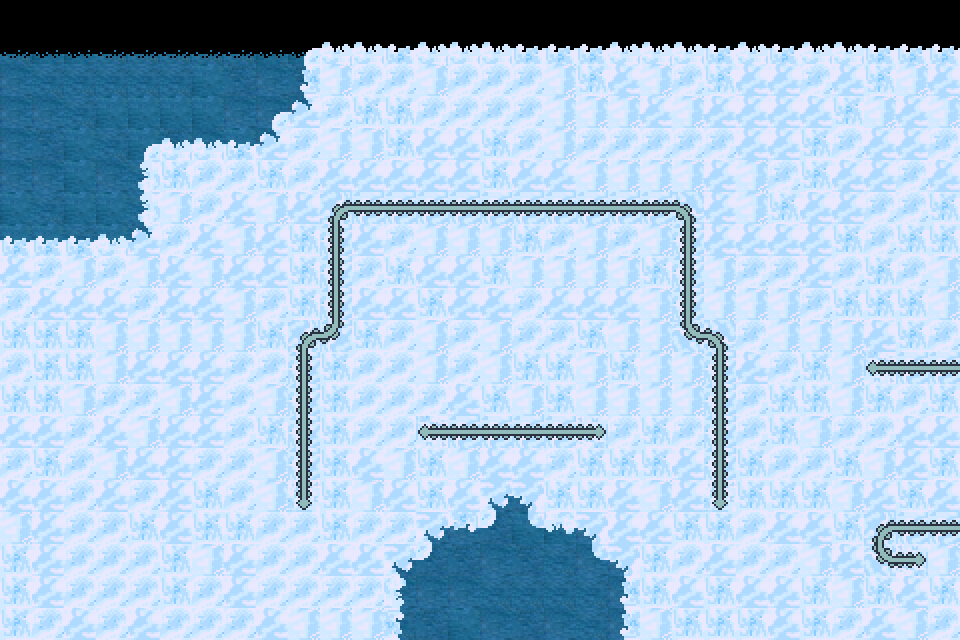

Rendered tile map (Tiled .tmx) drawn with the repository's tilesets; below, a short description and the full map source, tile grids included:
An orthogonal 30x20 tile map with 32x32 px tiles, 3 tile layers (cloudx2 water, cloudx2 base, cloudx2 collisions) and 23 objects (3x asset, 3x event, 2x div, struct1).

<map version="1.0" orientation="orthogonal" renderorder="left-down" width="30" height="20" tilewidth="32" tileheight="32">
 <tileset firstgid="1" name="tiles_2x" tilewidth="32" tileheight="32">
  <image source="../../game/assets/tiles_2x.png" width="352" height="512" />
 </tileset>
 <layer name="cloudx2 water" width="30" height="20">
  <data encoding="csv">
0,0,0,0,0,0,0,0,0,0,0,0,0,0,0,0,0,0,0,0,0,0,0,0,0,0,0,0,0,0,
33,32,32,33,33,33,33,33,32,32,0,0,0,0,0,0,0,0,0,0,0,0,0,0,0,0,0,0,0,0,
21,11,11,11,11,11,10,22,21,22,0,0,0,0,0,0,0,0,0,0,0,0,0,0,0,0,0,0,0,0,
21,21,11,10,10,10,10,21,21,21,0,0,0,0,0,0,0,0,0,0,0,0,0,0,0,0,0,0,0,0,
21,22,10,11,10,22,21,10,21,0,0,0,0,0,0,0,0,0,0,0,0,0,0,0,0,0,0,0,0,0,
21,21,10,21,11,0,0,0,0,0,0,0,0,0,0,0,0,0,0,0,0,0,0,0,0,0,0,0,0,0,
10,11,10,10,11,0,0,0,0,0,0,0,0,0,0,0,0,0,0,0,0,0,0,0,0,0,0,0,0,0,
10,10,11,10,22,0,0,0,0,0,0,0,0,0,0,0,0,0,0,0,0,0,0,0,0,0,0,0,0,0,
0,0,0,0,0,0,0,0,0,0,0,0,0,0,0,0,0,0,0,0,0,0,0,0,0,0,0,0,0,0,
0,0,0,0,0,0,0,0,0,0,0,0,0,0,0,0,0,0,0,0,0,0,0,0,0,0,0,0,0,0,
0,0,0,0,0,0,0,0,0,0,0,0,0,0,0,0,0,0,0,0,0,0,0,0,0,0,0,0,0,0,
0,0,0,0,0,0,0,0,0,0,0,0,0,0,0,0,0,0,0,0,0,0,0,0,0,0,0,0,0,0,
0,0,0,0,0,0,0,0,0,0,0,0,0,0,0,0,0,0,0,0,0,0,0,0,0,0,0,0,0,0,
0,0,0,0,0,0,0,0,0,0,0,0,0,0,0,0,0,0,0,0,0,0,0,0,0,0,0,0,0,0,
0,0,0,0,0,0,0,0,0,0,0,0,0,0,0,0,0,0,0,0,0,0,0,0,0,0,0,0,0,0,
0,0,0,0,0,0,0,0,0,0,0,0,0,0,0,21,22,0,0,0,0,0,0,0,0,0,0,0,0,0,
0,0,0,0,0,0,0,0,0,0,0,0,0,21,21,22,10,10,21,0,0,0,0,0,0,0,0,0,0,0,
0,0,0,0,0,0,0,0,0,0,0,0,22,22,22,21,22,11,21,21,0,0,0,0,0,0,0,0,0,0,
0,0,0,0,0,0,0,0,0,0,0,0,21,21,21,11,11,11,11,21,0,0,0,0,0,0,0,0,0,0,
0,0,0,0,0,0,0,0,0,0,0,0,11,22,10,21,22,21,11,21,0,0,0,0,0,0,0,0,0,0
</data>
 </layer>
 <layer name="cloudx2 base" width="30" height="20">
  <data encoding="csv">
0,0,0,0,0,0,0,0,0,0,0,0,0,0,0,0,0,0,0,0,0,0,0,0,0,0,0,0,0,0,
0,0,0,0,0,0,0,0,0,4,14,14,17,14,14,14,17,17,17,14,14,14,17,14,17,14,14,17,17,17,
0,0,0,0,0,0,0,0,0,29,2,1,1,2,1,1,1,2,12,13,2,1,12,13,13,1,13,12,2,13,
0,0,0,0,0,0,0,0,4,15,1,12,12,1,1,1,1,2,2,2,13,2,13,13,13,13,12,2,13,2,
0,0,0,0,4,14,14,17,15,1,2,2,12,13,13,12,1,2,1,1,1,1,1,13,13,12,1,13,13,1,
0,0,0,0,40,12,1,1,12,1,13,13,13,13,13,12,13,13,2,2,2,2,13,2,1,12,13,13,1,13,
0,0,0,0,40,2,1,13,2,13,13,13,1,13,12,13,12,12,2,2,2,2,13,2,12,13,13,1,1,12,
17,17,17,14,15,1,13,2,13,12,12,13,1,2,2,2,12,1,2,1,1,13,13,13,13,13,12,1,12,12,
13,1,2,1,2,13,2,13,13,12,13,1,12,13,13,12,2,2,2,2,13,13,2,1,1,13,1,12,1,2,
1,13,13,13,1,13,13,2,1,12,13,13,13,12,13,13,1,13,13,13,2,2,2,2,2,1,12,12,12,2,
12,12,12,2,2,2,2,2,12,12,12,12,1,2,1,2,1,1,12,2,2,1,1,1,2,2,2,13,12,1,
1,12,12,2,13,13,13,1,1,12,12,1,1,2,1,2,12,12,2,12,12,12,12,13,1,12,2,1,12,2,
12,12,2,1,1,2,13,1,2,12,12,1,1,1,13,12,2,12,2,2,2,2,2,1,12,12,2,12,1,12,
13,13,1,13,2,13,13,1,12,1,12,1,1,1,12,12,2,1,1,1,12,12,1,1,12,2,1,1,13,13,
1,12,1,2,13,13,1,1,2,1,12,13,2,12,2,13,13,1,12,12,12,12,12,12,1,1,12,2,13,12,
13,13,1,13,1,13,12,1,2,12,12,2,13,12,13,27,26,12,12,13,2,1,12,12,12,12,2,13,12,13,
2,13,1,1,12,13,12,12,1,1,12,1,1,27,25,38,37,28,26,13,13,12,12,1,13,13,12,2,1,1,
12,13,1,1,1,12,2,13,1,1,13,13,27,38,0,0,0,0,37,26,12,1,13,1,1,2,13,2,2,2,
12,13,1,1,1,12,1,13,1,1,1,1,30,0,0,0,0,0,0,29,12,13,12,13,13,12,2,12,13,12,
12,1,13,1,13,1,1,1,13,2,2,2,41,0,0,0,0,0,0,29,2,12,12,12,13,12,1,13,2,1
</data>
 </layer>
 <layer name="cloudx2 collisions" width="30" height="20">
  <data encoding="csv">
0,0,0,0,0,0,0,0,0,0,0,0,0,0,0,0,0,0,0,0,0,0,0,0,0,0,0,0,0,0,
0,0,0,0,0,0,0,0,0,0,0,0,0,0,0,0,0,0,0,0,0,0,0,0,0,0,0,0,0,0,
0,0,0,0,0,0,0,0,0,0,0,0,0,0,0,0,0,0,0,0,0,0,0,0,0,0,0,0,0,0,
0,0,0,0,0,0,0,0,0,0,0,0,0,0,0,0,0,0,0,0,0,0,0,0,0,0,0,0,0,0,
0,0,0,0,0,0,0,0,0,0,0,0,0,0,0,0,0,0,0,0,0,0,0,0,0,0,0,0,0,0,
0,0,0,0,0,0,0,0,0,0,0,0,0,0,0,0,0,0,0,0,0,0,0,0,0,0,0,0,0,0,
0,0,0,0,0,0,0,0,0,0,23,39,39,39,39,39,39,39,39,39,39,24,0,0,0,0,0,0,0,0,
0,0,0,0,0,0,0,0,0,0,18,0,0,0,0,0,0,0,0,0,2,18,0,0,0,0,0,0,0,0,
0,0,0,0,0,0,0,0,0,0,18,0,0,0,0,0,0,0,0,0,12,18,0,0,0,0,0,0,0,0,
0,0,0,0,0,0,0,0,0,0,18,0,0,0,0,0,0,0,0,0,2,18,0,0,0,0,0,0,0,0,
0,0,0,0,0,0,0,0,0,23,35,0,0,0,0,0,0,0,0,0,2,34,24,0,0,0,0,0,0,0,
0,0,0,0,0,0,0,0,0,18,0,0,0,0,0,0,0,0,0,0,2,2,18,0,0,0,0,3,39,39,
0,0,0,0,0,0,0,0,0,18,0,0,0,0,0,0,0,0,0,0,0,2,18,0,0,0,0,0,0,0,
0,0,0,0,0,0,0,0,0,18,0,0,0,3,39,39,39,39,36,0,0,1,18,0,0,0,0,0,0,0,
0,0,0,0,0,0,0,0,0,18,0,0,0,0,0,0,0,0,0,0,0,13,18,0,0,0,0,0,0,0,
0,0,0,0,0,0,0,0,0,6,0,0,0,0,0,0,0,0,0,0,0,13,6,0,0,0,0,0,0,0,
0,0,0,0,0,0,0,0,0,0,0,0,0,0,0,0,0,0,0,0,0,0,0,0,0,0,0,23,39,39,
0,0,0,0,0,0,0,0,0,0,0,0,0,0,0,0,0,0,0,0,0,0,0,0,0,0,0,34,36,0,
0,0,0,0,0,0,0,0,0,0,0,0,0,0,0,0,0,0,0,0,0,0,0,0,0,0,0,0,0,0,
0,0,0,0,0,0,0,0,0,0,0,0,0,0,0,0,0,0,0,0,0,0,0,0,0,0,0,0,0,0
</data>
 </layer>
 <objectgroup name="stuff">
  <object gid="55" x="887" y="608" />
  <object gid="55" x="887" y="636" />
  <object gid="55" x="926" y="578" />
  <object gid="55" x="926" y="609" />
  <object gid="55" x="925" y="638" />
  <object gid="55" x="289" y="570" />
  <object gid="55" x="289" y="603" />
  <object gid="55" x="289" y="636" />
  <object gid="55" x="252" y="570" />
  <object name="wheat" type="asset" gid="55" x="212" y="570" />
  <object gid="55" x="175" y="571" />
  <object gid="55" x="137" y="572" />
  <object gid="55" x="97" y="573" />
  <object gid="55" x="59" y="573" />
  <object gid="55" x="15" y="573" />
  <object name="firstTemple" type="asset" x="353" y="226" width="30" height="29" />
  <object name="struct1" type="asset" x="34" y="288" width="26" height="30" />
  <object name="struct1" x="160" y="287" width="27" height="29" />
 </objectgroup>
 <objectgroup name="areas">
  <object name="medium" type="event" x="90" y="431" width="111" height="111">
   <ellipse />
  </object>
  <object name="medium" type="event" x="774" y="143" width="114" height="112">
   <ellipse />
  </object>
  <object name="small" type="event" x="492" y="453" width="30" height="30">
   <ellipse />
  </object>
  <object name="area2" type="div" x="508" y="-24" width="457" height="664" />
  <object name="area1" type="div" x="-3" y="-28" width="508" height="668" />
 </objectgroup>
</map>